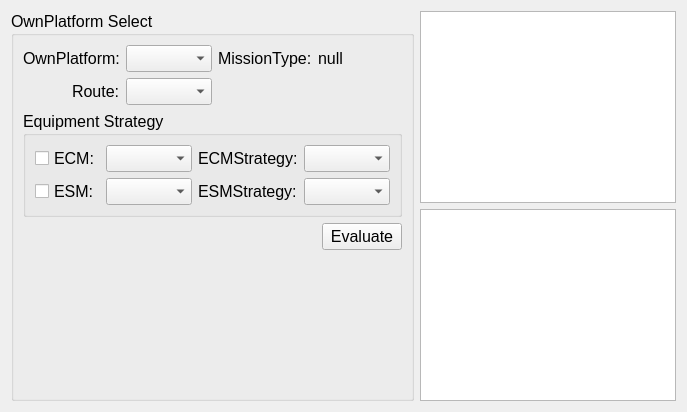
        <widget class="QWidget" name="tab_7">
         <attribute name="title">
          <string>Survival Rate Evaluation</string>
         </attribute>
         <layout class="QGridLayout" name="gridLayout_12">
          <item row="0" column="1">
           <widget class="QChartView" name="graphicsView_pre"/>
          </item>
          <item row="1" column="1">
           <widget class="QChartView" name="graphicsView_last"/>
          </item>
          <item row="0" column="0" rowspan="2">
           <widget class="QGroupBox" name="groupBox_10">
            <property name="font">
             <font>
              <family>Arial</family>
              <pointsize>12</pointsize>
             </font>
            </property>
            <property name="title">
             <string>OwnPlatform Select</string>
            </property>
            <layout class="QVBoxLayout" name="verticalLayout_51">
             <item>
              <layout class="QGridLayout" name="gridLayout_11">
               <item row="0" column="0" alignment="Qt::AlignRight">
                <widget class="QLabel" name="label_28">
                 <property name="font">
                  <font>
                   <family>Arial</family>
                   <pointsize>12</pointsize>
                  </font>
                 </property>
                 <property name="text">
                  <string>OwnPlatform:</string>
                 </property>
                </widget>
               </item>
               <item row="0" column="1">
                <widget class="QComboBox" name="comboBox_OPSel"/>
               </item>
               <item row="0" column="2">
                <widget class="QLabel" name="label_29">
                 <property name="font">
                  <font>
                   <family>Arial</family>
                   <pointsize>12</pointsize>
                  </font>
                 </property>
                 <property name="text">
                  <string>MissionType:</string>
                 </property>
                </widget>
               </item>
               <item row="0" column="3">
                <widget class="QLabel" name="label_OMissionT">
                 <property name="font">
                  <font>
                   <family>Arial</family>
                   <pointsize>12</pointsize>
                  </font>
                 </property>
                 <property name="text">
                  <string>null</string>
                 </property>
                </widget>
               </item>
               <item row="1" column="0" alignment="Qt::AlignRight">
                <widget class="QLabel" name="label_31">
                 <property name="font">
                  <font>
                   <family>Arial</family>
                   <pointsize>12</pointsize>
                  </font>
                 </property>
                 <property name="text">
                  <string>Route:</string>
                 </property>
                </widget>
               </item>
               <item row="1" column="1">
                <widget class="QComboBox" name="comboBox_RSel"/>
               </item>
              </layout>
             </item>
             <item>
              <widget class="QGroupBox" name="groupBox_11">
               <property name="title">
                <string>Equipment Strategy</string>
               </property>
               <layout class="QVBoxLayout" name="verticalLayout_48">
                <item>
                 <layout class="QGridLayout" name="gridLayout_10">
                  <item row="1" column="2">
                   <widget class="QLabel" name="label_27">
                    <property name="font">
                     <font>
                      <family>Arial</family>
                      <pointsize>12</pointsize>
                     </font>
                    </property>
                    <property name="text">
                     <string>ESMStrategy:</string>
                    </property>
                   </widget>
                  </item>
                  <item row="0" column="0" alignment="Qt::AlignRight">
                   <widget class="QCheckBox" name="checkBox_Ecm">
                    <property name="font">
                     <font>
                      <family>Arial</family>
                      <pointsize>12</pointsize>
                     </font>
                    </property>
                    <property name="text">
                     <string>ECM:</string>
                    </property>
                   </widget>
                  </item>
                  <item row="0" column="3">
                   <widget class="QComboBox" name="comboBox_EcmSSel"/>
                  </item>
                  <item row="0" column="2">
                   <widget class="QLabel" name="label_4">
                    <property name="font">
                     <font>
                      <family>Arial</family>
                      <pointsize>12</pointsize>
                     </font>
                    </property>
                    <property name="text">
                     <string>ECMStrategy:</string>
                    </property>
                   </widget>
                  </item>
                  <item row="1" column="3">
                   <widget class="QComboBox" name="comboBox_EsmSSel"/>
                  </item>
                  <item row="1" column="1">
                   <widget class="QComboBox" name="comboBox_EsmSel"/>
                  </item>
                  <item row="0" column="1">
                   <widget class="QComboBox" name="comboBox_EcmSel"/>
                  </item>
                  <item row="1" column="0" alignment="Qt::AlignRight">
                   <widget class="QCheckBox" name="checkBox_Esm">
                    <property name="font">
                     <font>
                      <family>Arial</family>
                      <pointsize>12</pointsize>
                     </font>
                    </property>
                    <property name="text">
                     <string>ESM:</string>
                    </property>
                   </widget>
                  </item>
                 </layout>
                </item>
               </layout>
              </widget>
             </item>
             <item>
              <layout class="QVBoxLayout" name="verticalLayout_49">
               <item>
                <layout class="QHBoxLayout" name="horizontalLayout_27">
                 <item>
                  <spacer name="horizontalSpacer_54">
                   <property name="orientation">
                    <enum>Qt::Horizontal</enum>
                   </property>
                   <property name="sizeHint" stdset="0">
                    <size>
                     <width>40</width>
                     <height>20</height>
                    </size>
                   </property>
                  </spacer>
                 </item>
                 <item>
                  <widget class="QPushButton" name="pushButton_Eval">
                   <property name="text">
                    <string>Evaluate</string>
                   </property>
                  </widget>
                 </item>
                </layout>
               </item>
               <item>
                <spacer name="verticalSpacer_5">
                 <property name="orientation">
                  <enum>Qt::Vertical</enum>
                 </property>
                 <property name="sizeHint" stdset="0">
                  <size>
                   <width>20</width>
                   <height>40</height>
                  </size>
                 </property>
                </spacer>
               </item>
              </layout>
             </item>
             <item>
              <layout class="QVBoxLayout" name="verticalLayout_50"/>
             </item>
            </layout>
           </widget>
          </item>
         </layout>
        </widget>
